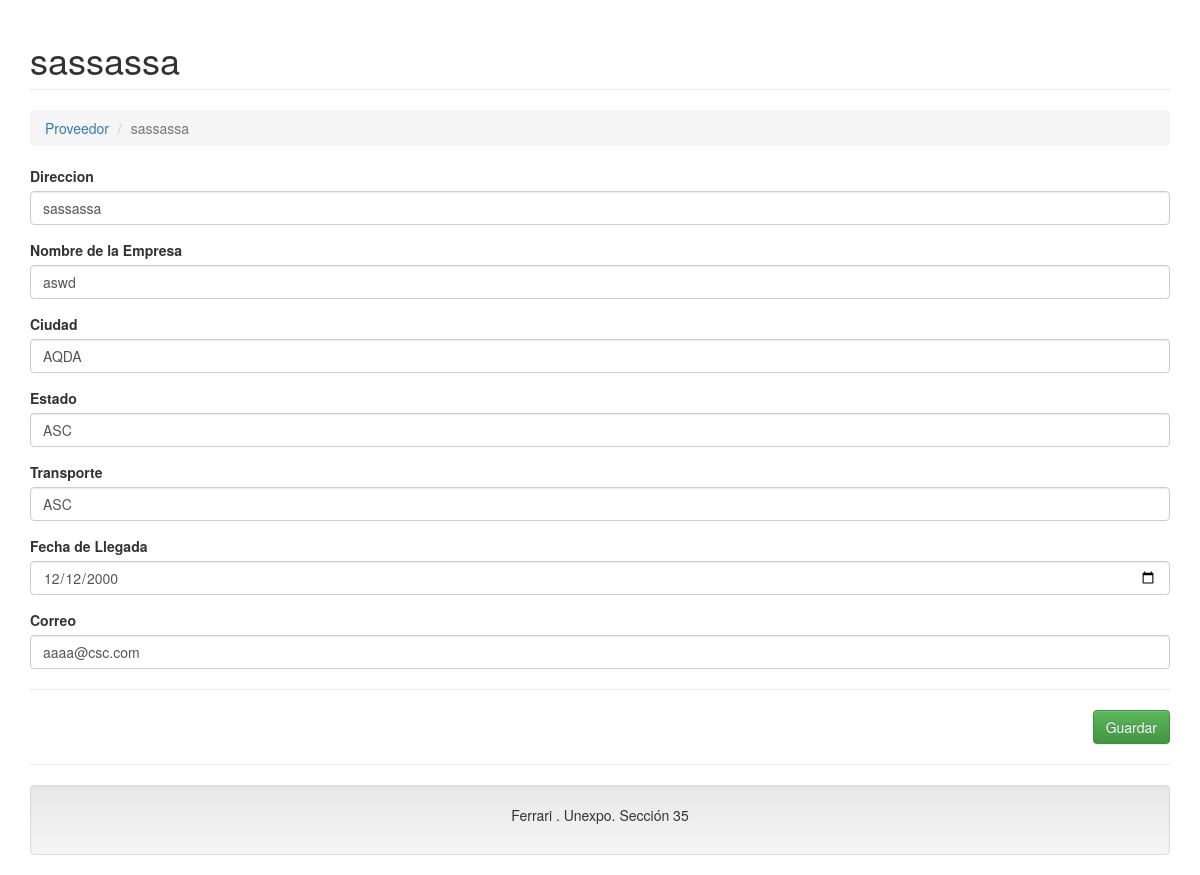
/ejemplophp/index.php?c=proveedor&a=Crud&idfabrica=16, run on the app's committed database.
### tables this page shows
CREATE TABLE `proveedor` (
  `idfabrica` int(11) NOT NULL,
  `direccion` varchar(50) NOT NULL,
  `nomempresa` varchar(50) NOT NULL,
  `ciudad` varchar(50) NOT NULL,
  `estado` varchar(50) NOT NULL,
  `transporte` varchar(50) NOT NULL,
  `fechallegada` date NOT NULL,
  `correo` varchar(50) NOT NULL
);

### ejemplophp/Controller/proveedor.controller.php (called while the page is built, shortened)
<?php
require_once 'Model/proveedor.php';
class proveedorController{
    private $model;
    public function __CONSTRUCT(){
        $this->model = new proveedor();
    }
    public function Crud(){
        $alm = new proveedor();
        if(isset($_REQUEST['idfabrica'])){
            $alm = $this->model->getting($_REQUEST['idfabrica']);
        }
        require_once 'View/header.php';
        require_once 'View/proveedor-editar.php';
        require_once 'View/footer.php';
    }
}

### ejemplophp/Model/conexion.php (called while the page is built)
<?php
class Conexion
{
    public static function StartUp()
    {
        $pdo = new PDO('mysql:host=localhost;dbname=Ferrari;charset=utf8', 'root', '');
        $pdo->setAttribute(PDO::ATTR_ERRMODE, PDO::ERRMODE_EXCEPTION);
        return $pdo;
    }
}
?>

### ejemplophp/Model/proveedor.php (called while the page is built, shortened)
<?php
class proveedor
{
	private $pdo;
	public function __CONSTRUCT()
	{
		try
		{
			$this->pdo = Conexion::StartUp();
		}
		catch(Exception $e)
		{
			die($e->getMessage());
		}
	}
	public function getting($idfabrica)
	{
		try
		{
			$stm = $this->pdo
			          ->prepare("SELECT * FROM proveedor WHERE idfabrica = ?");
			$stm->execute(array($idfabrica));
			return $stm->fetch(PDO::FETCH_OBJ);
		} catch (Exception $e)
		{
			die($e->getMessage());
		}
	}
}
?>

### ejemplophp/View/proveedor-editar.php (the view, shortened to what this page needs)
<h1 class="page-header">
    <?php echo $alm->idfabrica != null ? $alm->direccion : 'Nuevo Registro'; ?>
</h1>
<ol class="breadcrumb">
  <li><a href="?c=Proveedor">Proveedor</a></li>
  <li class="active"><?php echo $alm->idfabrica != null ? $alm->direccion : 'Nuevo Registro'; ?></li>
</ol>
<form action="?c=proveedor&a=Guardar" method="post" enctype="multipart/form-data">
    <div class="form-group">
        <label>Direccion</label>
        <input type="text" name="direccion" value="<?php echo $alm->direccion; ?>" class="form-control" placeholder="Ingrese su direccion" data-validacion-tipo="requerido|direccion" />
    </div>
    <div class="form-group">
        <label>Nombre de la Empresa</label>
        <input type="text" name="nomempresa" value="<?php echo $alm->nomempresa; ?>" class="form-control" placeholder="Ingrese el nombre de la Empresa" data-validacion-tipo="requerido|nomempresa" />
    </div>
    <div class="form-group">
        <label>Ciudad</label>
        <input type="text" name="ciudad" value="<?php echo $alm->ciudad; ?>" class="form-control" placeholder="Ingrese su ciudad" data-validacion-tipo="requerido|ciudad" />
    </div>
    <div class="form-group">
        <label>Estado</label>
        <input type="text" name="estado" value="<?php echo $alm->estado; ?>" class="form-control" placeholder="Ingrese su estado" data-validacion-tipo="requerido|estado" />
    </div>
    <div class="form-group">
        <label>Transporte</label>
        <input type="text" name="transporte" value="<?php echo $alm->transporte; ?>" class="form-control" placeholder="Ingrese su transporte" data-validacion-tipo="requerido|transporte" />
    </div>
    <div class="form-group">
        <label>Fecha de Llegada</label>
        <input type="date" name="fechallegada" value="<?php echo $alm->fechallegada; ?>" class="form-control" placeholder="Ingrese su fecha de llegada" data-validacion-tipo="requerido|date" />
    </div>
    <div class="form-group">
        <label>Correo</label>
        <input type="text" name="correo" value="<?php echo $alm->correo; ?>" class="form-control" placeholder="Ingrese su correo" data-validacion-tipo="requerido|correo" />
    </div>
    <hr />
    <div class="text-right">
        <button class="btn btn-success">Guardar</button>
    </div>
</form>

### data on the page
proveedor: direccion "sassassa", nomempresa "aswd", ciudad "AQDA", estado "ASC", transporte "ASC", fechallegada "12/12/2000", correo "aaaa@csc.com"
